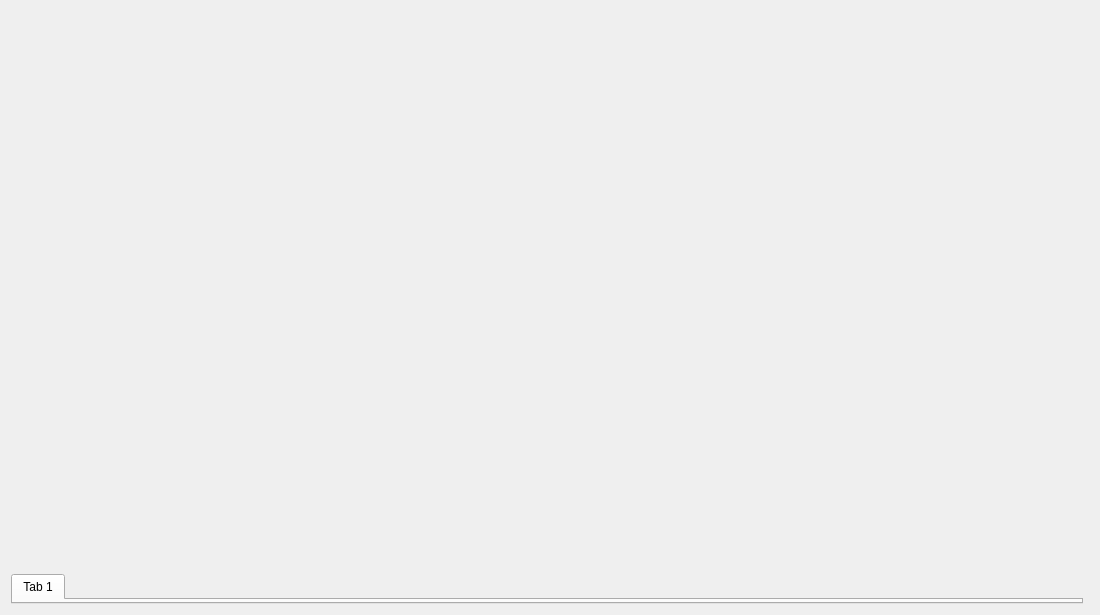
<?xml version="1.0" encoding="UTF-8"?>
<ui version="4.0">
 <class>MainWindow</class>
 <widget class="QMainWindow" name="MainWindow">
  <property name="geometry">
   <rect>
    <x>0</x>
    <y>0</y>
    <width>1100</width>
    <height>615</height>
   </rect>
  </property>
  <property name="windowTitle">
   <string>MainWindow</string>
  </property>
  <widget class="QWidget" name="mainWiget">
   <layout class="QGridLayout" name="gridLayout_2" rowstretch="9,0" columnstretch="0,0">
    <property name="sizeConstraint">
     <enum>QLayout::SetDefaultConstraint</enum>
    </property>
    <item row="0" column="0" colspan="2">
     <layout class="QHBoxLayout" name="videoLayout"/>
    </item>
    <item row="1" column="0">
     <widget class="QTabWidget" name="streamToolTab">
      <widget class="QWidget" name="tab0">
       <attribute name="title">
        <string>Tab 1</string>
       </attribute>
      </widget>
     </widget>
    </item>
   </layout>
  </widget>
 </widget>
 <layoutdefault spacing="6" margin="11"/>
 <resources/>
 <connections/>
</ui>
